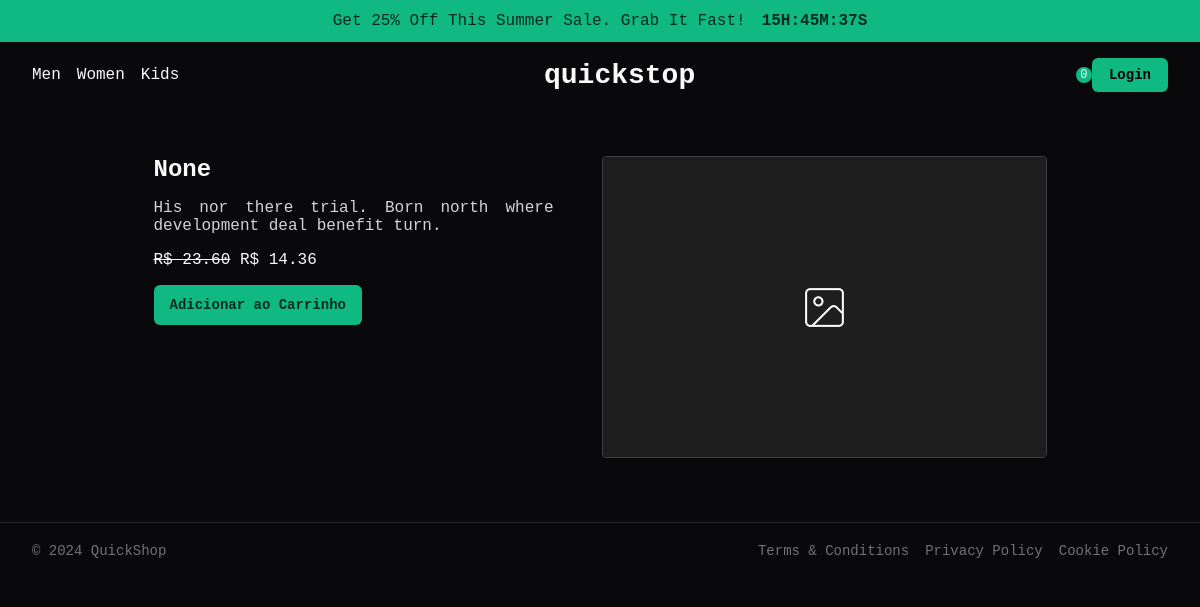
/product/1/, run on the app's committed database.
### store/models.py (models this page shows, shortened)
class Product(models.Model):
    name = models.CharField(max_length=100)
    description = models.TextField()
    price = models.DecimalField(max_digits=10, decimal_places=2)
    discount = models.DecimalField(max_digits=10, decimal_places=2, null=True, blank=True)
    image = models.ImageField(upload_to='store/static/imgs/')

### store/views.py (the view)
# urls.py: path('product/<int:pk>/', views.product_detail, name='product_detail'),
def product_detail(request, pk):
    product = get_object_or_404(Product, pk=pk)
    return render(request, 'product_detail.html', {'product': product})

### store/templates/product_detail.html
{% extends "base.html" %}
{% block content %}
    <div class="product-detail">
        <div class="product-detail-info">
            <h2>{{ product.name }}</h2>
            <p class="description">{{ product.description }}</p>
            {% if product.discount %}
                <p>
                    <s>R$ {{ product.price|floatformat:2 }}</s>
                    R$ {{ product.discount|floatformat:2 }}
                </p>
            {% else %}
                <p class="price">R$ {{ product.price|floatformat:2 }}</p>
            {% endif %}
            <a href="{% url 'add_to_cart' product.pk %}" class="add-to-cart">Adicionar ao Carrinho</a>
        </div>
        <img src="{{ product.image.url }}" class="img-xl" alt="{{ product.name }}">
    </div>
{% endblock %}

### store/static/css/styles.css (style rules this page uses)
*, *::after, *::before { margin: 0; padding: 0; box-sizing: border-box; }
html, body { background-color: #09090b; color: #fafafa; width: 100%; min-height: 100vh; position: relative; }
body, input, textarea, select, option, button { font-family: monospace; font-weight: 400; font-size: 1rem; }
body { display: flex; flex-direction: column; gap: 1rem; }
a { text-decoration: none; color: #fafafa; }
.product-detail { display: flex; justify-content: center; gap: 3rem; padding-block: 2rem; }
.product-detail img { border: 1px solid #3f3f46; border-radius: 4px; }
.product-detail .product-detail-info { display: flex; flex-direction: column; gap: 1rem; max-width: 400px; }
.product-detail .product-detail-info .description { text-align: justify; color: #d4d4d8; }
.product-detail .add-to-cart { border-radius: 6px; width: fit-content; padding: .75rem 1rem; background-color: #10b981; color: #022c22; font-size: .875rem; font-weight: 700; }

### data on the page
Product: name "None", description "His nor there trial. Born north where development deal benefit turn.", price "23.60", discount "14.36", image (placeholder picture)
